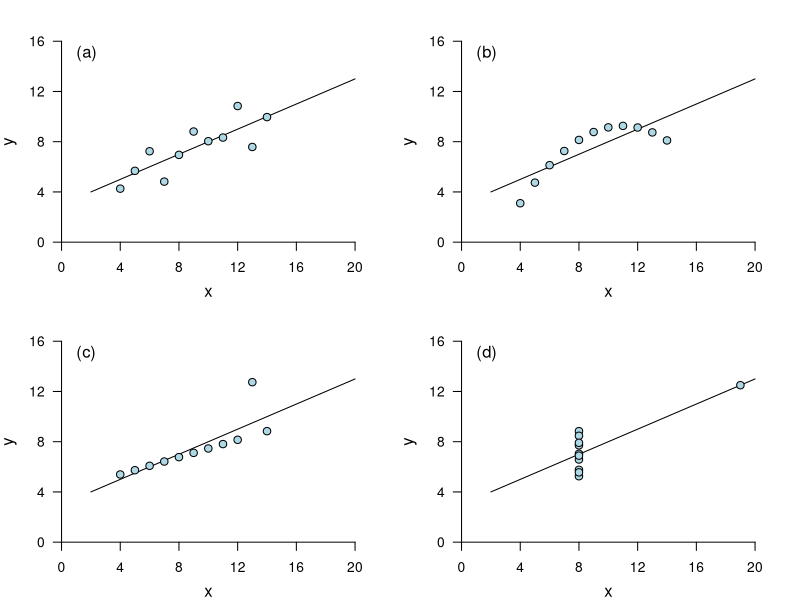
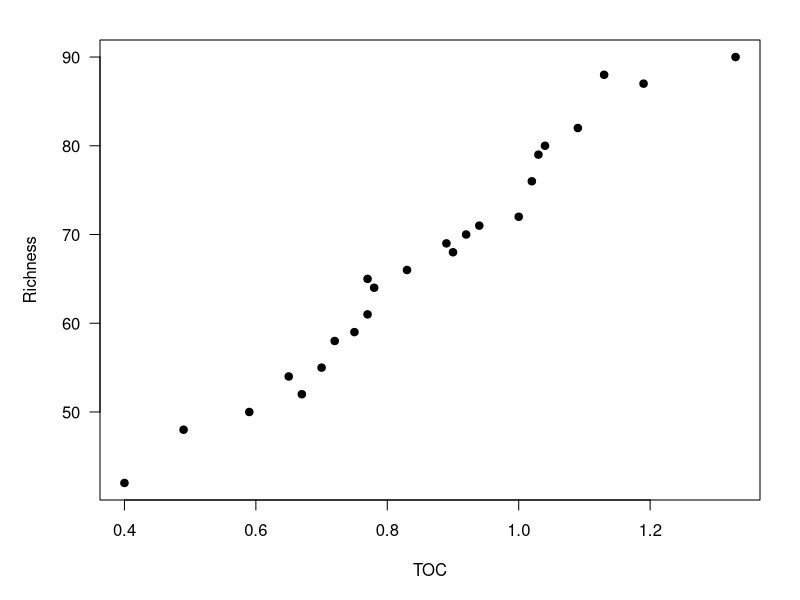
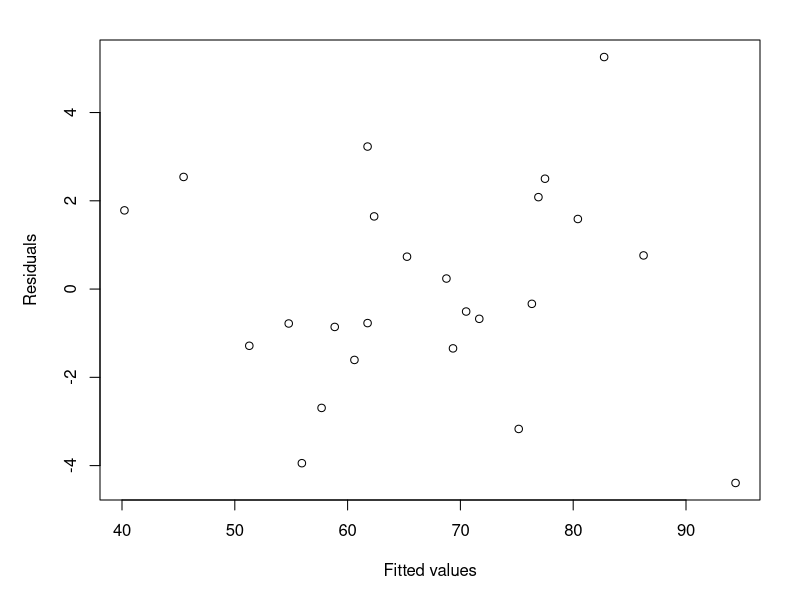
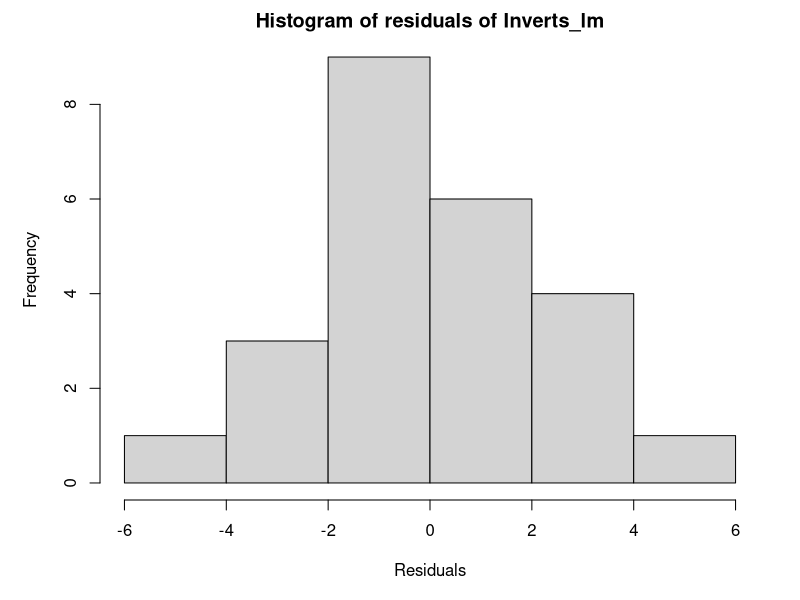
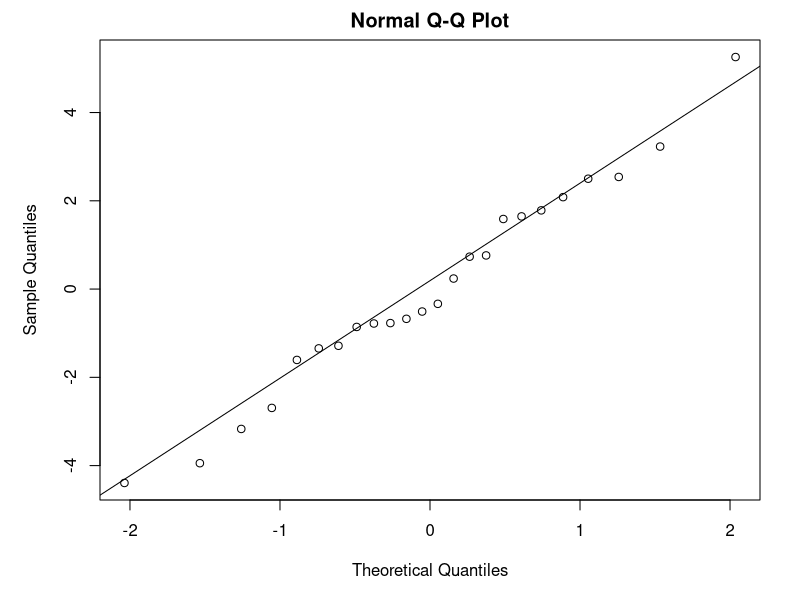
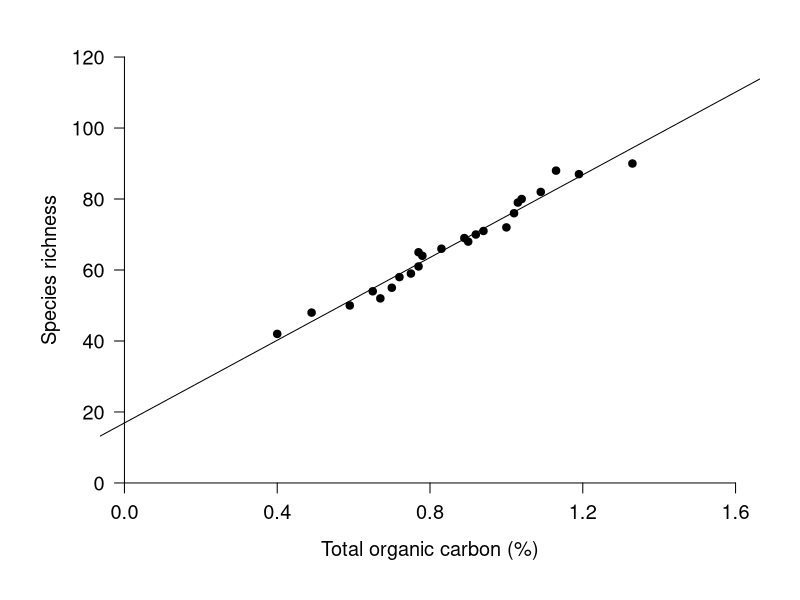
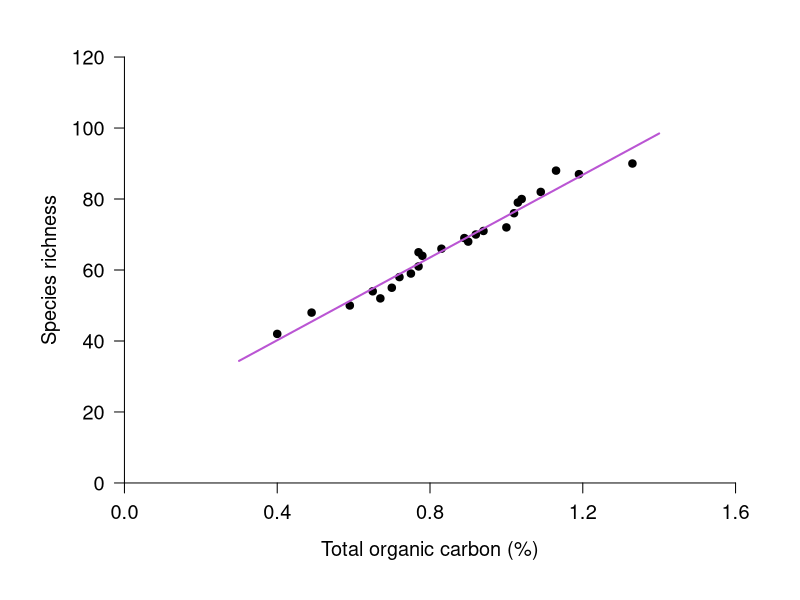
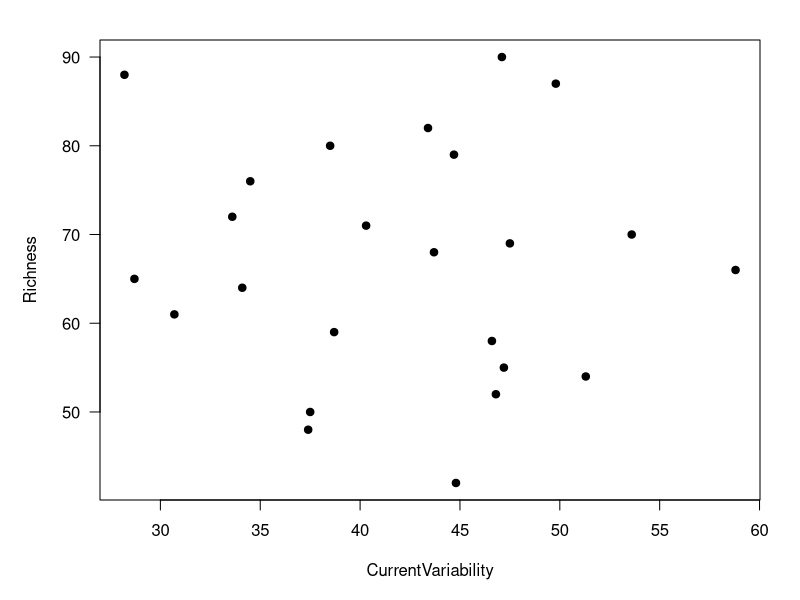

Reproduce these figures in R, in order.
## ---- chunk 1
setwd("~/Documents/R/CREATE_R_Workshop/Lessons_Rmd")

# To output plots as .png figures, run this.
# If nec., use a variation of this line in the terminal to change the names as desired:
#  ls -1 | awk '/png/{old=$0;gsub("-1.png",".png",$0);system("mv \""old"\" "$0)}'
# See this page for some details: http://theunixshell.blogspot.ca/2013/01/bulk-renaming-of-files-in-unix.html

knitr::opts_chunk$set(
  fig.path = "Images/LMImages/"
)
## ---- chunk 2
## Load packages that would theoretically have been loaded during previous lessons, to allow for functioning as a standalone script
library("dplyr")
library("tidyr")
## ---- chunk 3
# Read in Inverts data (first introduced in functions lesson)
Inverts <- read.csv(file="../Data/Inverts.csv", stringsAsFactors=TRUE, header=TRUE)
## ---- chunk 4
# Function to make a simple scatterplot with consistent axes
makeSimplePlot <- function(xvals, yvals, letterval) {
	plot(1, 1, ann=FALSE, axes=FALSE, type="n", xlim=c(0,20), ylim=c(0,16))
	axis(1, pos=0, at=seq(0, 20, by=4))
	mtext(side=1, line=2, text="x")
	axis(2, pos=0, las=1, at=seq(0, 16, by=4))
	mtext(side=2, line=2, text="y")
	lines(x=c(2, 20), y=predict(lm(yvals~xvals), newdata=data.frame(xvals=c(2,20))))
	points(yvals ~ xvals, pch=21, col="black", bg="lightblue", cex=1.2)
	text(1, 15, paste("(",letterval,")",sep=""), adj=0, cex=1.2)
}

par(mfrow=c(2,2), mar=c(3,3,2,2)) # Plot 4 plots as 2 x 2

# Plot all 4 data sets from the anscombe quartet
makeSimplePlot(anscombe$x1, anscombe$y1, "a")
makeSimplePlot(anscombe$x2, anscombe$y2, "b")
makeSimplePlot(anscombe$x3, anscombe$y3, "c")
makeSimplePlot(anscombe$x4, anscombe$y4, "d")

par(mfrow=c(1,1), mar=c(5,5,2,2)) # Reset layout to a single plot with larger margins
## ---- chunk 5
plot(Richness ~ TOC, data=Inverts, pch=19, las=1)
## ---- chunk 6
Inverts_lm <- lm(Richness ~ TOC, data = Inverts)
## ---- chunk 7
Inverts_lm
## ---- chunk 8
summary(Inverts_lm)
## ---- chunk 9
plot(resid(Inverts_lm) ~ fitted(Inverts_lm), xlab="Fitted values", ylab="Residuals")
## ---- chunk 10
hist(resid(Inverts_lm), xlab = "Residuals", main = "Histogram of residuals of Inverts_lm")
## ---- chunk 11
qqnorm(resid(Inverts_lm)) 
qqline(resid(Inverts_lm))
## ---- chunk 12
summary(Inverts_lm)
attributes(summary(Inverts_lm))
## ---- chunk 13
summary(Inverts_lm)$adj.r.squared
## ---- chunk 14
summary(Inverts_lm)$coefficients
## ---- chunk 15
# Get p-value for TOC, which is in the 2nd row and 4th column
summary(Inverts_lm)$coefficients[2, 4]
## ---- chunk 16
# Get p-value for TOC using row and column names
summary(Inverts_lm)$coefficients["TOC", "Pr(>|t|)"]

## ---- chunk 17
# Pearson's correlation between TOC and Richness
	# Using individual vectors, you could run this as:
	#	cor.test(Inverts$TOC, Inverts$Richness)
	# Another option is to specify a formula
		cor.test(~ Richness + TOC, data=Inverts)

# Look at names of attributes 
	attributes(cor.test(~ Richness + TOC, data=Inverts))

# Extract the p.value	
	cor.test(~ Richness + TOC, data=Inverts)$p.value
## ---- chunk 18
plot(Richness ~ TOC, data=Inverts, pch=19, xlim=c(0, 1.6), ylim=c(0, 120)
		 , axes=F, ann=F)  # Plot without axes
	axis(1, pos=0, at=seq(0, 1.6, by=0.4), cex.axis=1.2)  # Add x-axis; place it at y = 0
		mtext(side=1, line=2, text="Total organic carbon (%)", cex=1.2)
	axis(2, pos=0, las=1, cex.axis=1.2)  # Add y-axis; place it at x = 0
		mtext(side=2, line=2, text="Species richness", cex=1.2)
abline(Inverts_lm) # Plot linear regression
## ---- chunk 19
plot(Richness ~ TOC, data=Inverts, pch=19, xlim=c(0, 1.6), ylim=c(0, 120)
		 , axes=F, ann=F)  # Plot without axes
	axis(1, pos=0, at=seq(0, 1.6, by=0.4), cex.axis=1.2)  # Add x-axis; place it at y = 0
		mtext(side=1, line=2, text="Total organic carbon (%)", cex=1.2)
	axis(2, pos=0, las=1, cex.axis=1.2)  # Add y-axis; place it at x = 0
		mtext(side=2, line=2, text="Species richness", cex=1.2)

# Calculate y values given specified x values, then plot x and y values
yvals <- predict(Inverts_lm, newdata=data.frame(TOC = c(0.3, 1.4)))
lines(x = c(0.3, 1.4), y = yvals, col="mediumorchid", lwd=2)
## ---- chunk 20
plot(Richness ~ CurrentVariability, data=Inverts, pch=19, las=1)
## ---- chunk 21
Inverts2_lm <- lm(Richness ~ TOC + CurrentVariability, data=Inverts)
summary(Inverts2_lm)
## ---- chunk 22
drop1(Inverts2_lm, .~., test="F")
## ---- chunk 23
# Set plot layout and margins
	par(mfrow=c(1,2), mar=c(8,5,7,2))
# Plot histogram
	hist(resid(Inverts2_lm))  
# Make QQ plot to check normality
	qqnorm(resid(Inverts2_lm))  
	qqline(resid(Inverts2_lm))
# Set plot layout and margins
	par(mfrow=c(2,2), mar=c(5,5,2,2))  
# Plot residuals against TOC (explanatory variable)
	plot(Inverts$TOC, resid(Inverts2_lm), pch=19, las=1)  
# Plot residuals against Current Variability (explanatory variable)
	plot(Inverts$CurrentVariability, resid(Inverts2_lm), pch=19, las=1)
# Plot residuals against fitted values
	plot(fitted(Inverts2_lm), resid(Inverts2_lm), pch=19, las=1)  
# Reset plot layout and margins
	par(mfrow=c(1,1), mar=c(5,5,2,2))  
